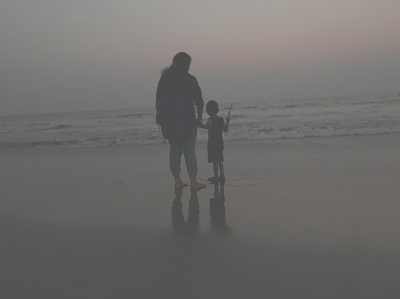
#> input picture OpenCV_code/images/beach.jpg, 400 x 299 px
$ python histogram_equalization.py
#> lines starting #> are read from the running program, lines starting #| are printed output that depends on the picture
# -*- coding: utf-8 -*-
"""

@author: abhilash
"""
#import opencv library
import cv2 as cv
#import numpy as np


#read the image from computer
img = cv.imread('images/beach.jpg',0)
#> img: shape (299, 400); min 65, max 163, mean 110
cv.imshow("Original Image", img)

#perform equalization
corrected_img = cv.equalizeHist(img)
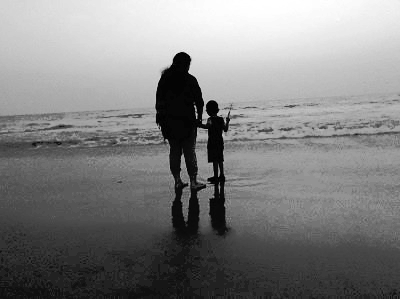
#> corrected_img: shape (299, 400); min 0, max 255, mean 129.7
cv.imshow("Equalized Image", corrected_img)

$ run again, with OpenCV_code/images/abhi1.JPG copied over OpenCV_code/images/beach.jpg
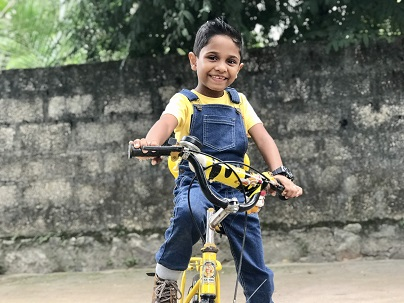
#> input picture OpenCV_code/images/abhi1.JPG, 404 x 303 px
#> `img = cv.imread('images/beach.jpg',0)`:
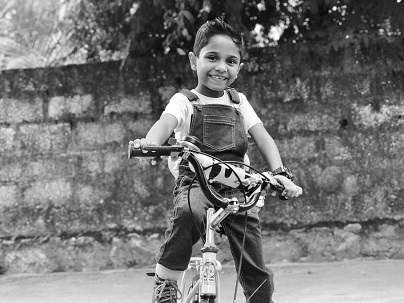
#> img: shape (303, 404); min 0, max 255, mean 117.3
#> `corrected_img = cv.equalizeHist(img)`:
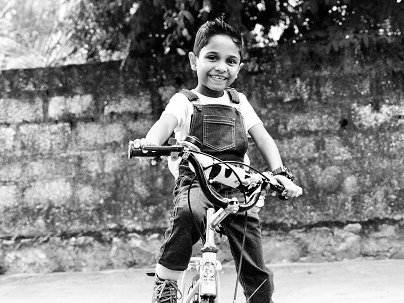
#> corrected_img: shape (303, 404); min 0, max 255, mean 128.1

$ run again, with OpenCV_code/images/abhi2.jpg copied over OpenCV_code/images/beach.jpg
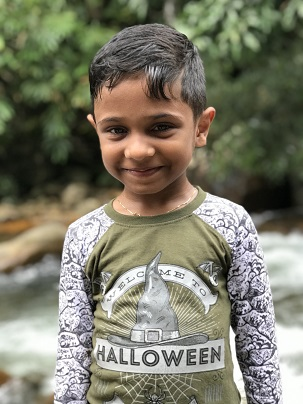
#> input picture OpenCV_code/images/abhi2.jpg, 303 x 404 px
#> `img = cv.imread('images/beach.jpg',0)`:
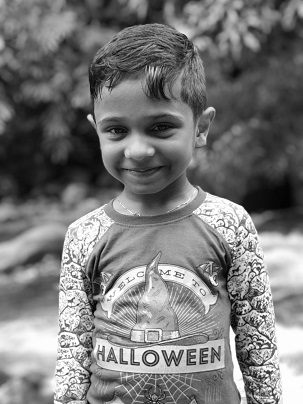
#> img: shape (404, 303); min 0, max 255, mean 121.1
#> `corrected_img = cv.equalizeHist(img)`:
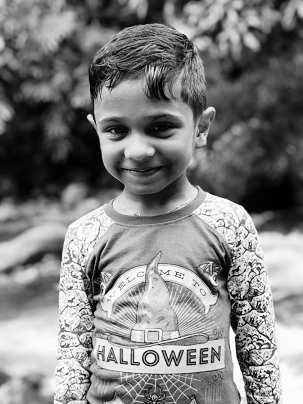
#> corrected_img: shape (404, 303); min 0, max 255, mean 128.1
